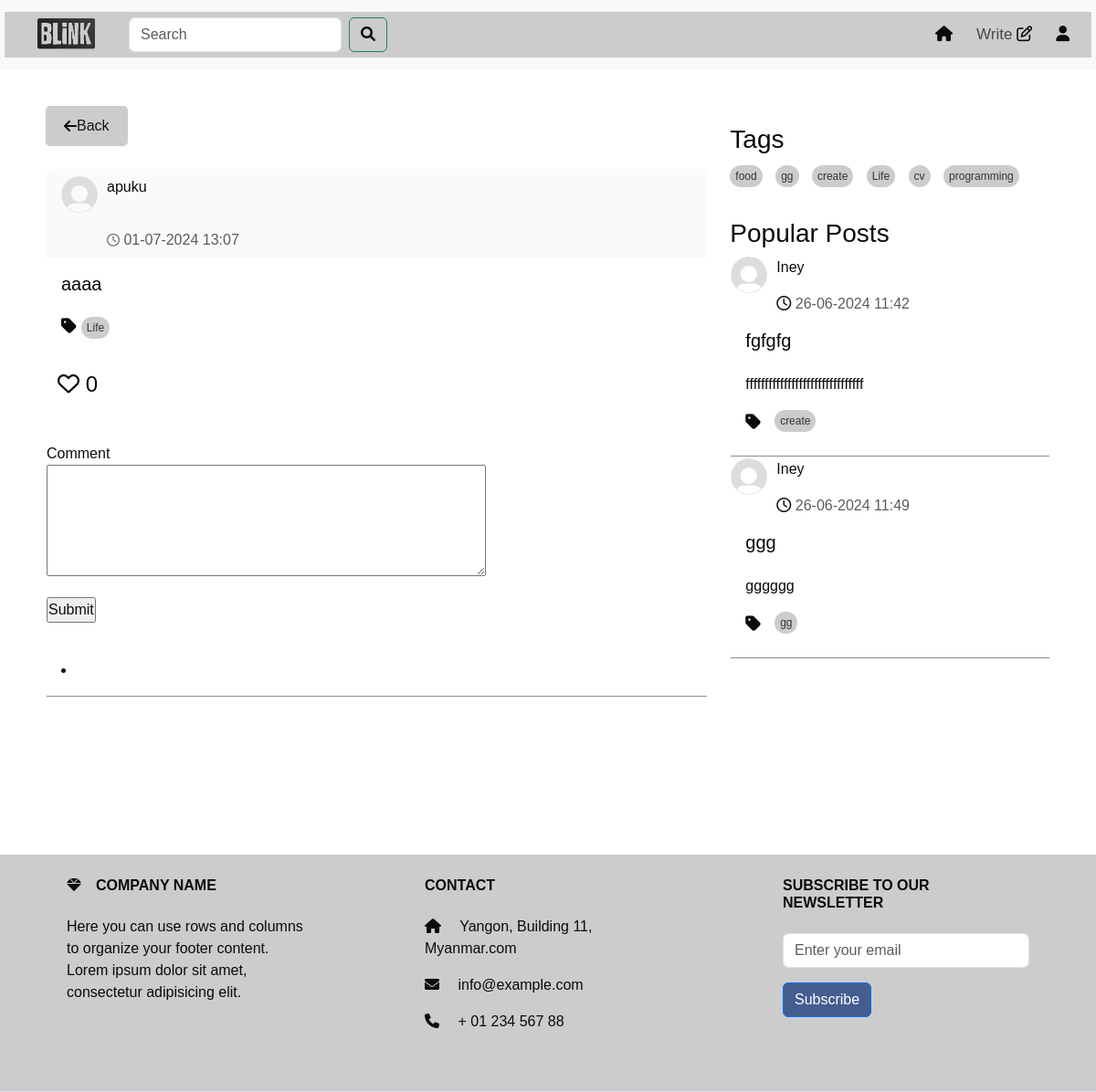
/full_post/7 (signed in), run on the app's committed database.
### models.py (models this page shows, shortened)
class User(UserMixin,db.Model):
    id = db.Column(db.Integer, primary_key=True)
    username = db.Column(db.String(50), unique=True)
    email =db.Column(db.String(50), unique=True)
    password = db.Column(db.String(100))
    bio = db.Column(db.String(50))
    profile_picture = db.Column(db.String(250))
    posts = db.relationship('Post', backref='author', lazy=True)
    comments = db.relationship('Comment', backref='author', lazy=True)

class Post(db.Model):
    id = db.Column(db.Integer, primary_key=True)
    title = db.Column(db.Text())
    content = db.Column(db.Text())
    tag = db.Column(db.Text(), nullable=False)
    user_id = db.Column(db.Integer, db.ForeignKey('user.id'), nullable=False)
    created_date = db.Column(db.DateTime,default=datetime.datetime.now)
    likes = db.Column(db.Integer, default=0)
    meta = db.Column(db.Text, nullable=True)
    comments = db.relationship('Comment', backref='post',cascade="all, delete", lazy=True)

### route.py (the view, shortened to what this page needs)
@app.route("/full_post/<int:post_id>",methods=['GET', 'POST'])
@login_required
def full_post(post_id,limit=2):
    post = Post.query.get_or_404(post_id)
    unique_tags = list(set(tag for tag, in Post.query.with_entities(Post.tag).distinct()))
    popular_posts = Post.query.order_by(Post.likes.desc()).limit(limit).all()
    comment_form = CommentForm()
    forms=SearchForm()
    query = forms.search.data
    if forms.validate_on_submit():
         search_results = Post.query.filter(Post.title.ilike(f'%{query}%')).all()
         return render_template('search_results.html' , form=forms,search_results =search_results,popular_posts = popular_posts)
    return render_template('full_post.html', tags=unique_tags,post=post ,comment_form = comment_form , form = forms,popular_posts = popular_posts )

### forms.py
class CommentForm(FlaskForm):
    content = TextAreaField('Comment', validators=[DataRequired()])
    submit = SubmitField('Submit')

class SearchForm(FlaskForm):
    search = StringField('Search ', validators=[DataRequired()])
    submit = SubmitField('Search')

### route.py (called while the page is built)
@login_manager.user_loader
def loader_user(user_id):
    return User.query.get(user_id)

### templates/full_post.html (shortened to what this page needs)
<!DOCTYPE html>
<html lang="en">
<head>
  <link href="https://cdn.jsdelivr.net/npm/bootstrap@5.3.3/dist/css/bootstrap.min.css" rel="stylesheet">
  <link href="https://cdnjs.cloudflare.com/ajax/libs/font-awesome/6.0.0-beta3/css/all.min.css" rel="stylesheet">
  <link rel="stylesheet" href="https://cdnjs.cloudflare.com/ajax/libs/font-awesome/5.15.4/css/all.min.css">
  <link href="https://cdnjs.cloudflare.com/ajax/libs/font-awesome/6.0.0-beta3/css/all.min.css" rel="stylesheet">
  <link rel="stylesheet" href="/static/home.css">
  <link rel="stylesheet" href="/static/topnav.css" />
</head>
<body>
  {% include 'topnav.html' %}
<div>
  <div class="container" >
    <div class="row">
      <div class="col-sm-8">
        <div id="posts-container">
          <a href="{{ url_for('home') }}" style="text-decoration: none;">
            <button class="back-button" onclick="goBack()">
              <i class="fa fa-arrow-left "> </i>
                Back
          </button>
          </a>
          <div class="card">
            <div class="card-header">
                <div class="profile-image">
                  <a
                  class="nav-link"
                  href="{{ url_for('profile',user_id=post.user_id) }}"
                  ><img
                    src="{{ url_for('static', filename='/photo/user_profile/'+post.author.profile_picture) }}"
                    width="60"
                    height="60"
                    alt=""
                       /></a>
                <div style="width: 300px">
                    <p id="name">
                      <a
                      class="nav-link"
                      href="{{ url_for('profile',user_id=post.user_id) }}"
                      >{{post.author.username}}</a
                    >
                    </p>
                    <p class="text-muted mb-0"><i class="fa-regular fa-clock"></i>  {{post.created_date.strftime('%d-%m-%Y %H:%M')}}</p>
                 </div>
               </div>
          </div>
          <div class="card-body">
            <h5 class="card-title">{{post.title}}</h5>
            <div class="tags-container">
              <ul class="list-group list-group-horizontal">
                <i class="fas fa-tag"></i>
                <a href="{{ url_for('home_tag',tag=post.tag ) }}" class="tag">{{post.tag}} </a>
              </ul>
              </div>
          </div>
              <form
              action="{{ url_for('like_post', post_id=post.id) }}"
              method="post"
              style="display: inline"
            >
            <div class="card-end" style="border-bottom: #958787 solid 1px;">
              <button type="submit" class="btn btn-light heart-button" onclick="toggleHeart(this)">
                <i class="far fa-heart"></i>
                <span>{{ post.likes }}</span>
              </button>
               </form>
                <div class="timeline-comment-box">
               </div>
                    <div class="input">
                      <form method="post" style="display: inline">
                            <div class="form-group">
                              {{ comment_form.content.label }}<br />
                              {{ comment_form.content(cols=50, rows=5) }}
                            </div>
                            <p>{{ comment_form.submit() }}</p>
                            </form>
                    </div>
                              <ul>
                              </ul>
        </div>
      </div>
      </div>
    </div>
    {% include 'sidenav.html' %}
  </div>
</div>
  {% include 'footer.html' %}
</body>
</html>

### templates/sidenav.html (shortened to what this page needs)
<!DOCTYPE html>
<html lang="en">
  <head>
    <link
      href="https://cdn.jsdelivr.net/npm/bootstrap@5.3.3/dist/css/bootstrap.min.css"
      rel="stylesheet"
    />
    <link
      href="https://cdnjs.cloudflare.com/ajax/libs/font-awesome/6.0.0-beta3/css/all.min.css"
      rel="stylesheet"
    />
    <link
      rel="stylesheet"
      href="https://cdnjs.cloudflare.com/ajax/libs/font-awesome/5.15.4/css/all.min.css"
    />
    <link
      href="https://cdnjs.cloudflare.com/ajax/libs/font-awesome/6.0.0-beta3/css/all.min.css"
      rel="stylesheet"
    />
    <link rel="stylesheet" href="/static/home.css" />
  </head>
  <body>
    <div class="col-sm-4" id="right-column">
      <div class="tags-section">
        <h3>Tags</h3>
        <div class="tags-container">
          {% if tags %} {% for tag in tags %}
          <a href="{{ url_for('home_tag',tag=tag ) }}" class="tag">{{ tag }}</a>
          {% endfor %} {% else %}
          <p>No tags available</p>
          {% endif %}
        </div>
      </div>
      <div class="mt-4">
        <h3>Popular Posts</h3>
        {% for popular_post in popular_posts %}
        <div class="card">
          <div>
            <div class="profile-image">
              <a
                class="nav-link"
                href="{{ url_for('profile',user_id=popular_post.user_id) }}"
                ><img
                  src="{{ url_for('static', filename='/photo/user_profile/'+popular_post.author.profile_picture) }}"
                  width="60"
                  height="60"
                  alt=""
              /></a>
              <div style="width: 300px">
                <p id="name">
                  <a
                    class="nav-link"
                    href="{{ url_for('profile',user_id=popular_post.user_id) }}"
                    >{{popular_post.author.username}}</a
                  >
                </p>
                <p class="text-muted mb-0">
                  <i class="fa-regular fa-clock"></i>
                  {{popular_post.created_date.strftime('%d-%m-%Y %H:%M')}}
                </p>
              </div>
            </div>
          </div>
          <div class="card-body">
            <a
              class="nav-link"
              href="{{ url_for('full_post',post_id=popular_post.id) }}"
            >
              <h5 class="card-title" id="popular">{{popular_post.title}}</h5>
              <p class="card-text" id="card-description">
                {{popular_post.meta |safe }}
              </p>
              <div class="tags-container">
                <ul class="list-group list-group-horizontal">
                  <i class="fas fa-tag"></i>
                  <a
                    href="{{ url_for('home_tag',tag=popular_post.tag ) }}"
                    class="tag"
                    >{{popular_post.tag}}</a
                  >
                </ul>
              </div>
            </a>
          </div>
          <div class="card-end" style="border-bottom: #958787 solid 1px"></div>
        </div>
        {% endfor %}
      </div>
    </div>
  </body>
</html>

### static/home.css (style rules this page uses)
* { color: #0c0b0b; font-family: sans-serif; margin: 0; padding: 0; box-sizing: border-box; }
.container { background: #fff; padding: 20px; margin-top: 20px; z-index: 1; }
.back-button { display: flex; align-items: center; padding: 10px 20px; background-color: #ccc; color: #181515; border: none; border-radius: 5px; cursor: pointer; font-size: 16px; transition: background-color 0.3s; }
.card { color: #070707; border-color: #ffffff; background-color: #ffffff; }
.card-header { padding: 10px; background-color: #fafafa; border-bottom: 1px solid #ccc; display: flex; align-items: center; border-bottom: none !important; }
.card-header { display: flex; flex-direction: row; justify-content: space-between; align-items: center; padding: 0.5rem 1rem; }
.profile-image { margin-right: 10px; }
.profile-image img { border-radius: 50%; width: 40px; height: 40px; }
.card-header p { margin: 0; }
.card-header i { margin: 0; font-size: 14px; color: #6c757d; }
.card-body { background-color: #ffffff; }
.card-text { overflow: hidden; text-overflow: ellipsis; display: -webkit-box; -webkit-line-clamp: 3; -webkit-box-orient: vertical; transition: -webkit-line-clamp 0.5s ease; }
.profile-image { float: left; display: flex; justify-content: center; margin-right: 1rem; }
.profile-image img { border-radius: 50%; }
#right-column { position: -webkit-sticky; position: sticky; top: 0; height: 100vh; overflow-y: auto; padding-top: 20px; }
ul { display: flex; }
.timeline-comment-box { background: #ffffff; margin-left: -15px; margin-right: -15px; padding: 20px 25px; }
#right-column { position: -webkit-sticky; position: sticky; top: 0; height: 100vh; overflow-y: hidden; padding-top: 20px; z-index: 1; }
.tags-container { margin-top: 10px; }
.fa-tag { font-size: 1.2em; margin-right: 5px; vertical-align: middle; }
.tags-container .tag { background-color: #ccc; color: #333; padding: 3px 6px; margin-right: 10px; border-radius: 20px; text-decoration: none; font-size: 12px; display: inline-block; }
.heart-button { border: none; background-color: transparent; cursor: pointer; font-size: 1.5rem; color: #e74c3c; transition: color 0.3s; }

### static/topnav.css (style rules this page uses)
* { color: #0c0b0b; font-family: sans-serif; margin: 0; padding: 0; box-sizing: border-box; }
.container { background: #fff; padding: 20px; margin-top: 20px; z-index: 1; }
.row a { border-radius: 15%; margin-bottom: 10px; margin-right: 10px; }

### data on the page
User: profile_picture (placeholder picture), author.username "apuku"
Post: created_date "01-07-2024 13:07", title "aaaa", tag "Life", likes "0"
Post: profile_picture (placeholder picture), author.username "Iney", created_date "26-06-2024 11:42", title "fgfgfg", meta "fffffffffffffffffffffffffffffff", tag "create"
Post: profile_picture (placeholder picture), author.username "Iney", created_date "26-06-2024 11:49", title "ggg", meta "gggggg", tag "gg"

### other printed values
{{ comment_form.content.label }} "Comment"
{{ tag }} "food" "gg" "create" "Life" "cv" "programming"
